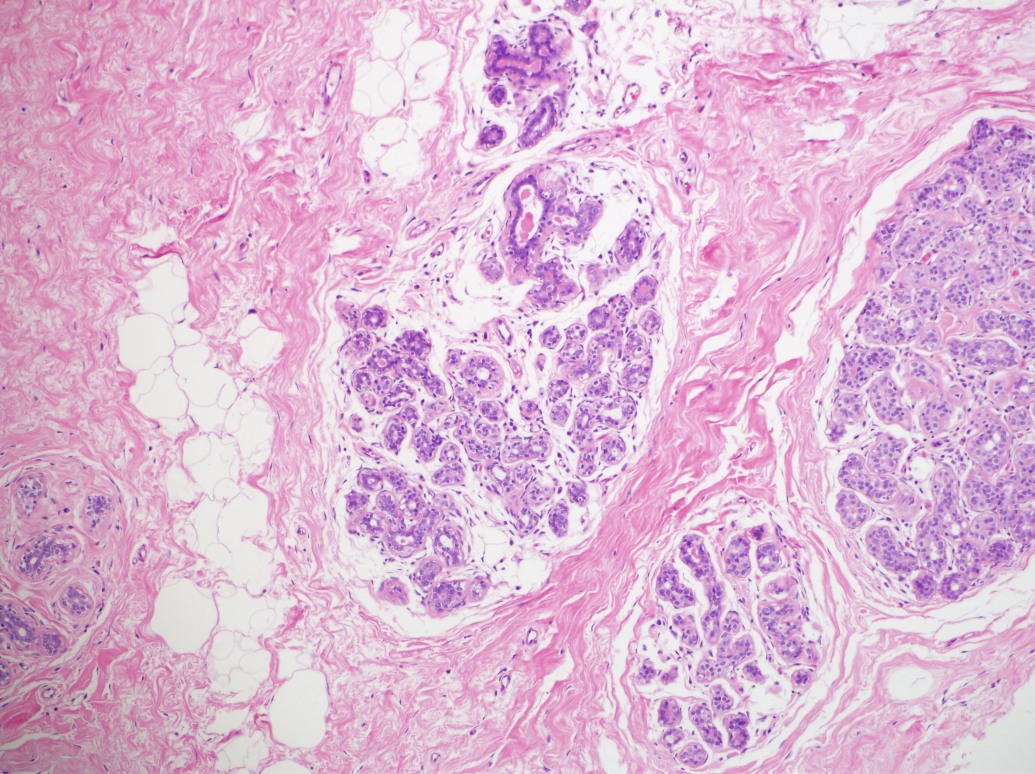
#> input picture Image_23615.jpg, 4140 x 3096 px (shown at 1/4 size)
$ python color_deconvolution.py --path Image_23615.jpg   (older library calls are emulated)
#> lines starting #> are read from the running program, lines starting #| are printed output that depends on the picture
# -*- coding: utf-8 -*-

import matplotlib.pyplot as plt
import argparse
import numpy
import math

from skimage import io, filters
from skimage.color import separate_stains, rgb2gray, rgb2grey
from skimage.exposure import rescale_intensity
from skimage.morphology import opening, disk

HE1_conv_matrix = numpy.array([[0.644211, 0.716556, 0.266844],
                               [0.092789, 0.954111, 0.283111],
                               [0.000000, 0.000000, 0.000000]])

HE2_conv_matrix = numpy.array([[0.49015734, 0.76897085, 0.41040173],
                               [0.04615336, 0.84206840, 0.53739250],
                               [0.00000000, 0.00000000, 0.00000000]])


cos = numpy.zeros((3, 3))

len = numpy.zeros(3)

q = numpy.zeros(9)


def color_deconvolution(path, conv_matrix):

    # [51 lines of commented-out code are left out]

#> called with path = 'Image_23615.jpg', conv_matrix = array of shape (3, 3)
    image = io.imread(path)
#> image is the input picture: shape (3096, 4140, 3); mean R, G, B 221.6, 184.5, 212.5

    hematoxylin = separate_stains(image, conv_matrix)[:, :, 0]
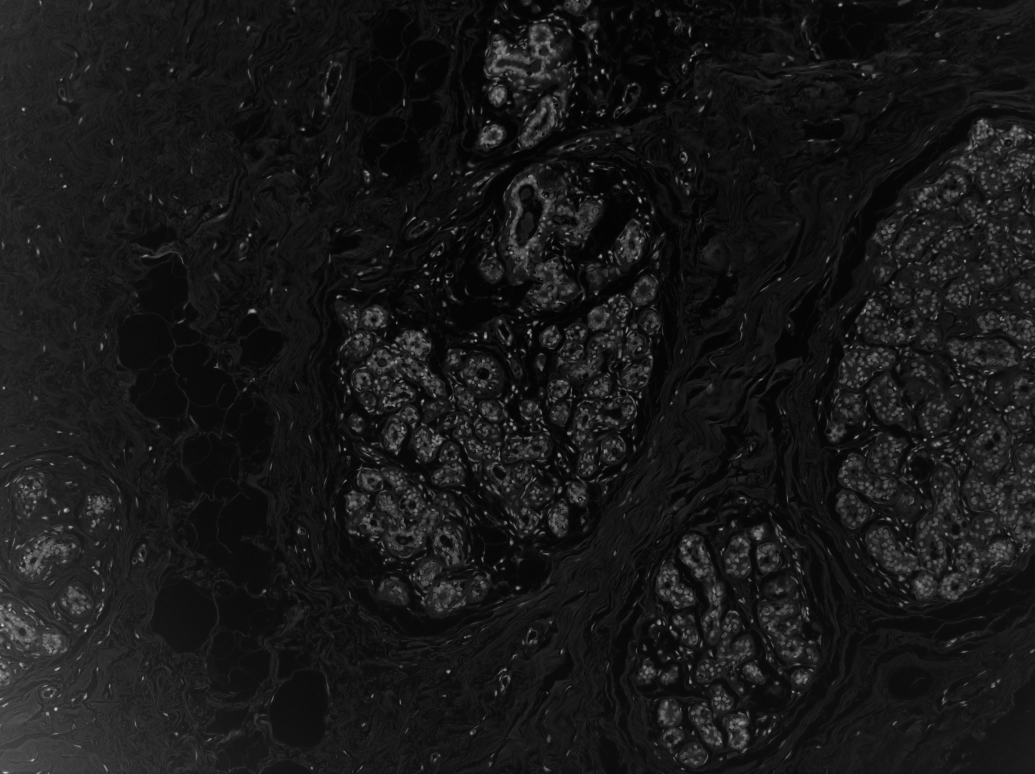
#> hematoxylin: shape (3096, 4140) float64 (shown at 1/4 size); min 0.000379, max 0.0914, mean 0.00912; drawn with min black and max white

    rescaled = rescale_intensity(hematoxylin, out_range=(0, 1))

    edges = filters.sobel(rescaled)
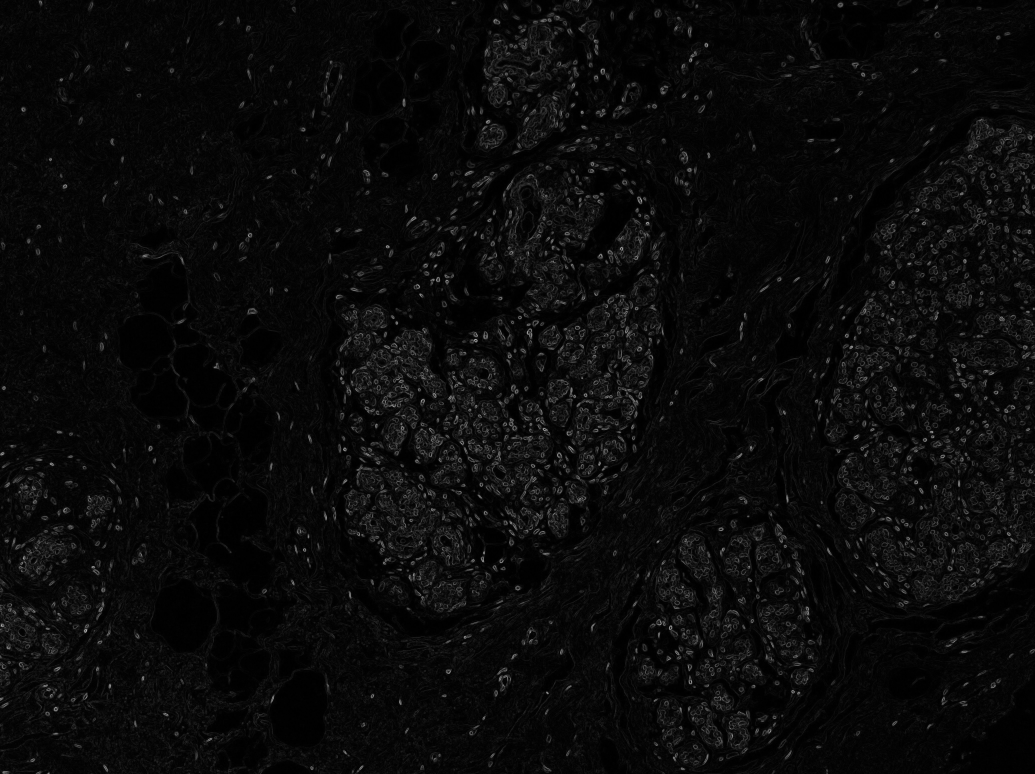
#> edges: shape (3096, 4140) float64 (shown at 1/4 size); min 0, max 0.281, mean 0.0117; drawn with min black and max white

    io.imshow(edges)

    io.show()

if __name__ == "__main__":

    argument_parser = argparse.ArgumentParser(description="")

    argument_parser.add_argument("-p", "--path", help="")

    args = argument_parser.parse_args()

    path = args.path

    color_deconvolution(path, HE1_conv_matrix)

$ run again, on Image_23618.jpg
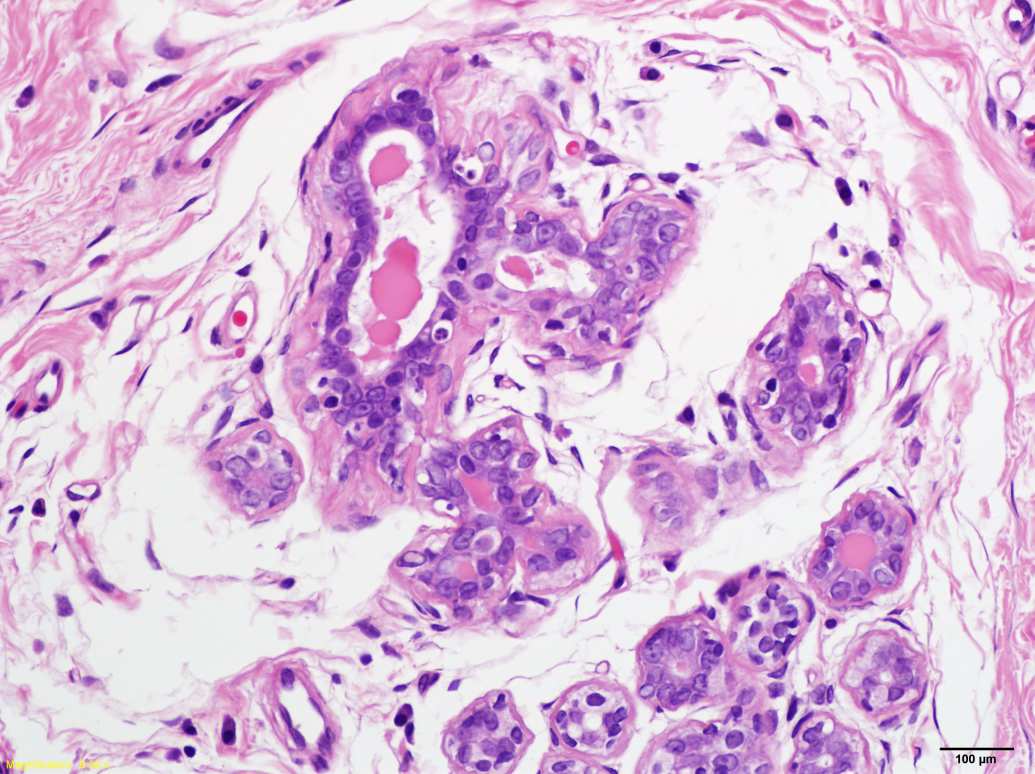
#> input picture Image_23618.jpg, 4140 x 3096 px (shown at 1/4 size)
#> in color_deconvolution, image is the input picture: shape (3096, 4140, 3); mean R, G, B 218.5, 186.3, 218.9
#> in color_deconvolution, `hematoxylin = separate_stains(image, conv_matrix)[:, :, 0]`:
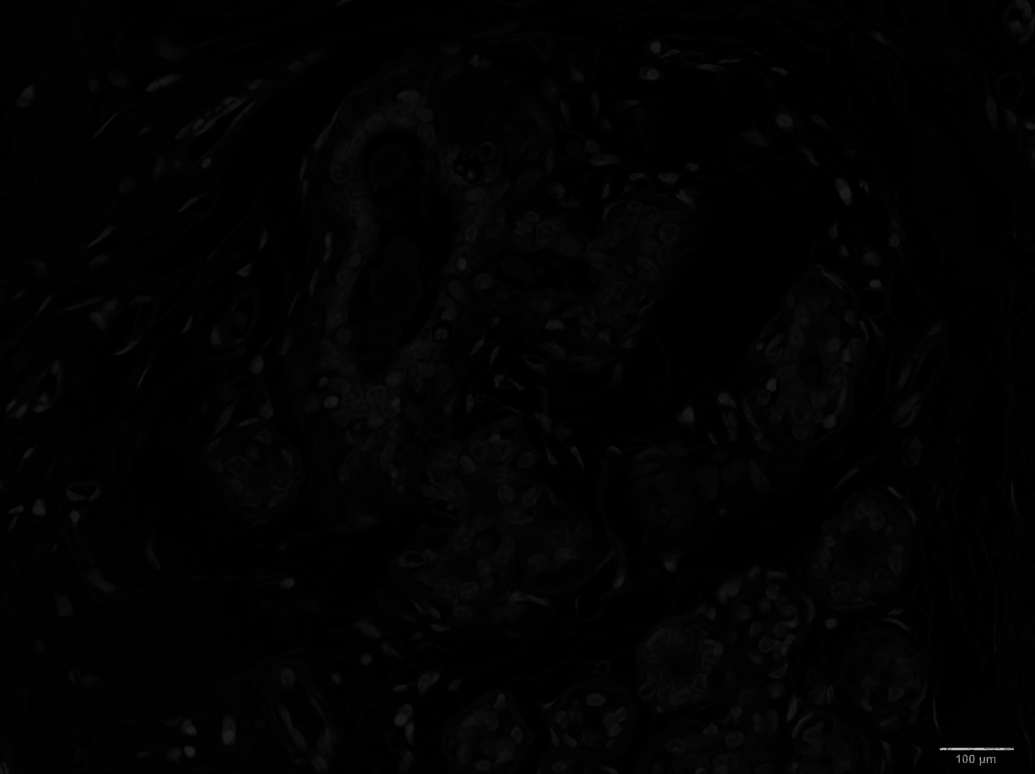
#> hematoxylin: shape (3096, 4140) float64 (shown at 1/4 size); min 0, max 0.737, mean 0.0107

$ run again, on Image_23623.jpg
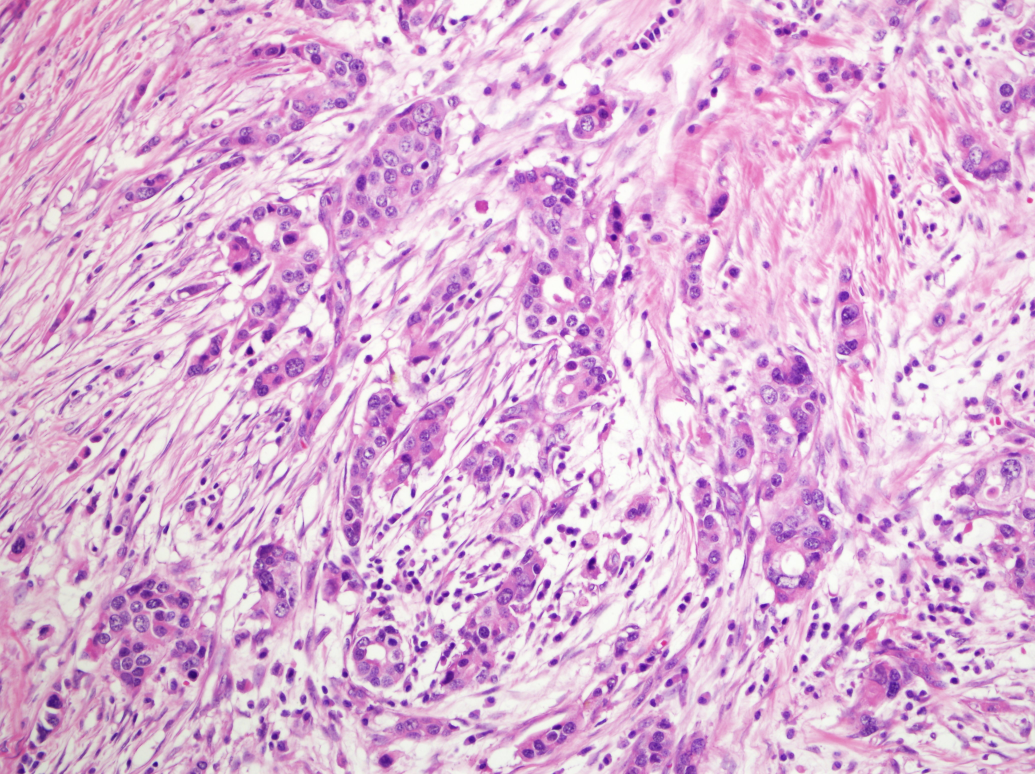
#> input picture Image_23623.jpg, 4140 x 3096 px (shown at 1/4 size)
#> in color_deconvolution, image is the input picture: shape (3096, 4140, 3); mean R, G, B 220.9, 180.2, 214.9
#> in color_deconvolution, `hematoxylin = separate_stains(image, conv_matrix)[:, :, 0]`:
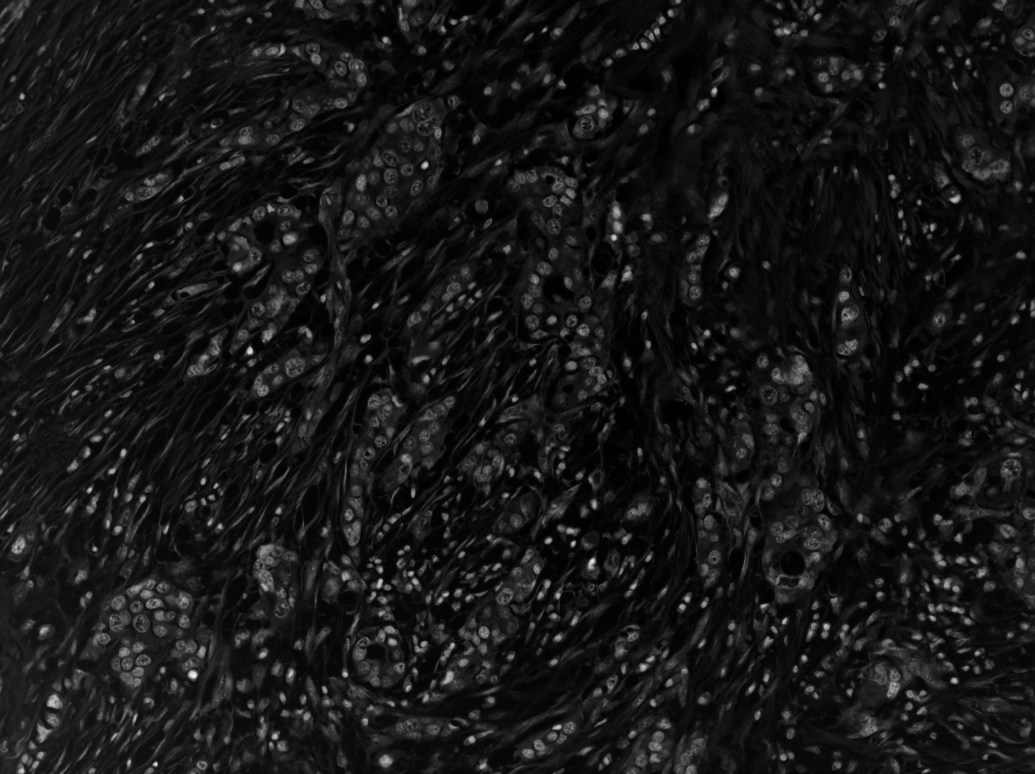
#> hematoxylin: shape (3096, 4140) float64 (shown at 1/4 size); min 2.64e-05, max 0.107, mean 0.00983; drawn with min black and max white
#> in color_deconvolution, `edges = filters.sobel(rescaled)`:
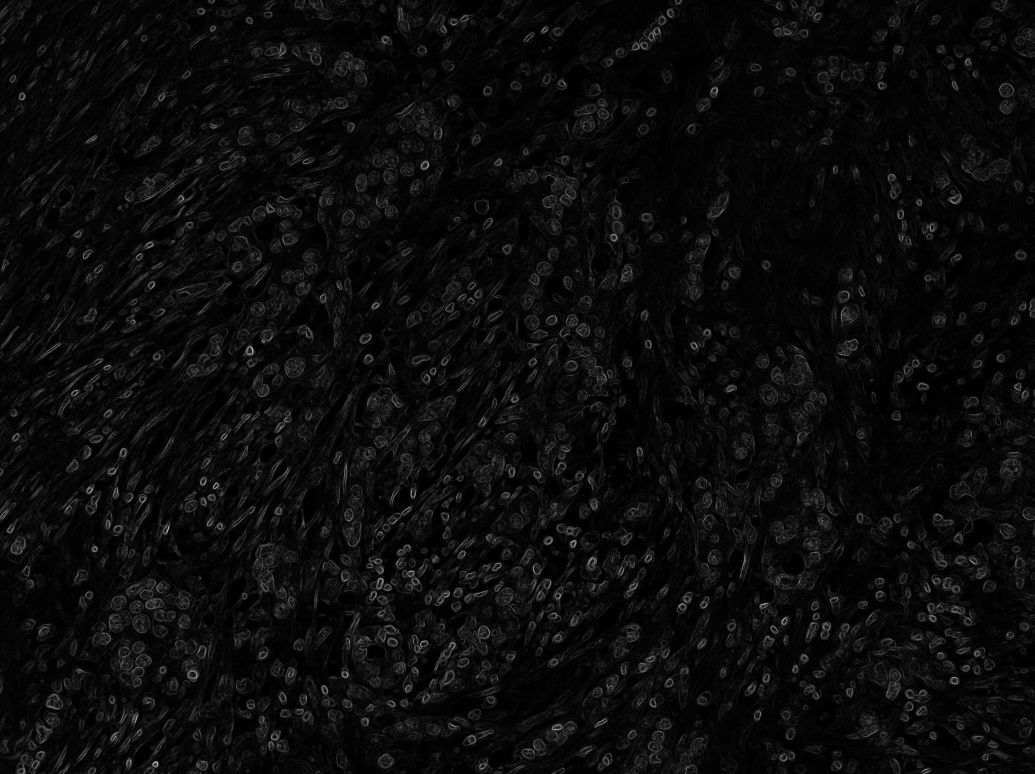
#> edges: shape (3096, 4140) float64 (shown at 1/4 size); min 0, max 0.238, mean 0.0114; drawn with min black and max white

$ run again, on Image_23624.jpg
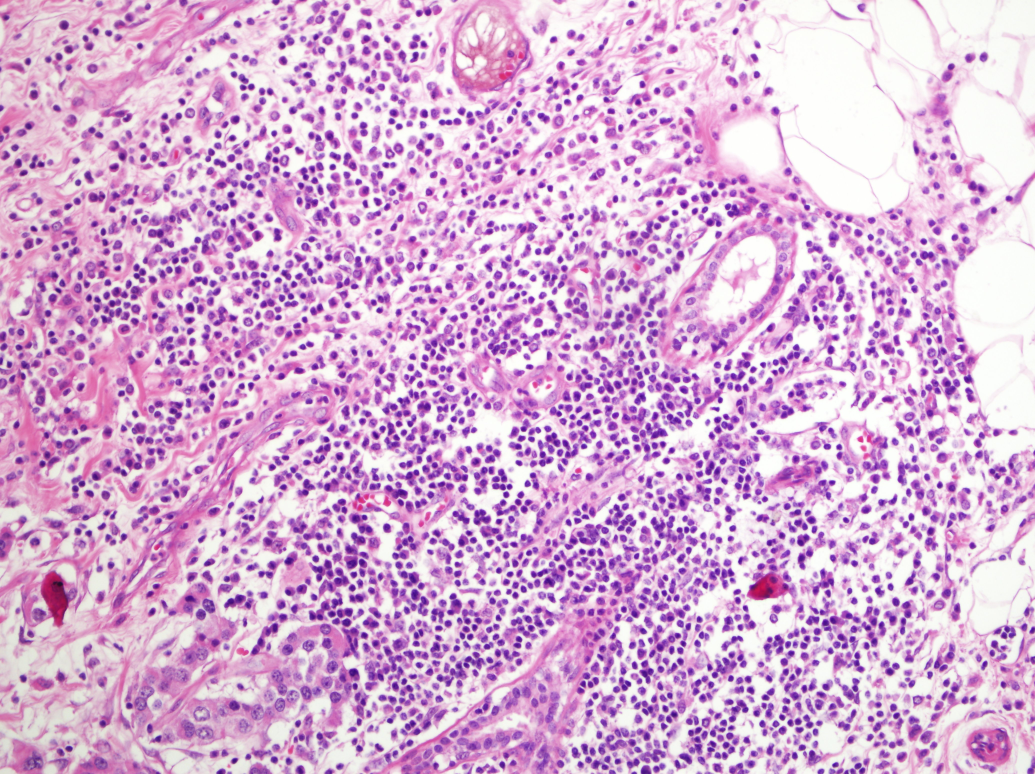
#> input picture Image_23624.jpg, 4140 x 3096 px (shown at 1/4 size)
#> in color_deconvolution, image is the input picture: shape (3096, 4140, 3); mean R, G, B 215.2, 174.7, 213.7
#> in color_deconvolution, `hematoxylin = separate_stains(image, conv_matrix)[:, :, 0]`:
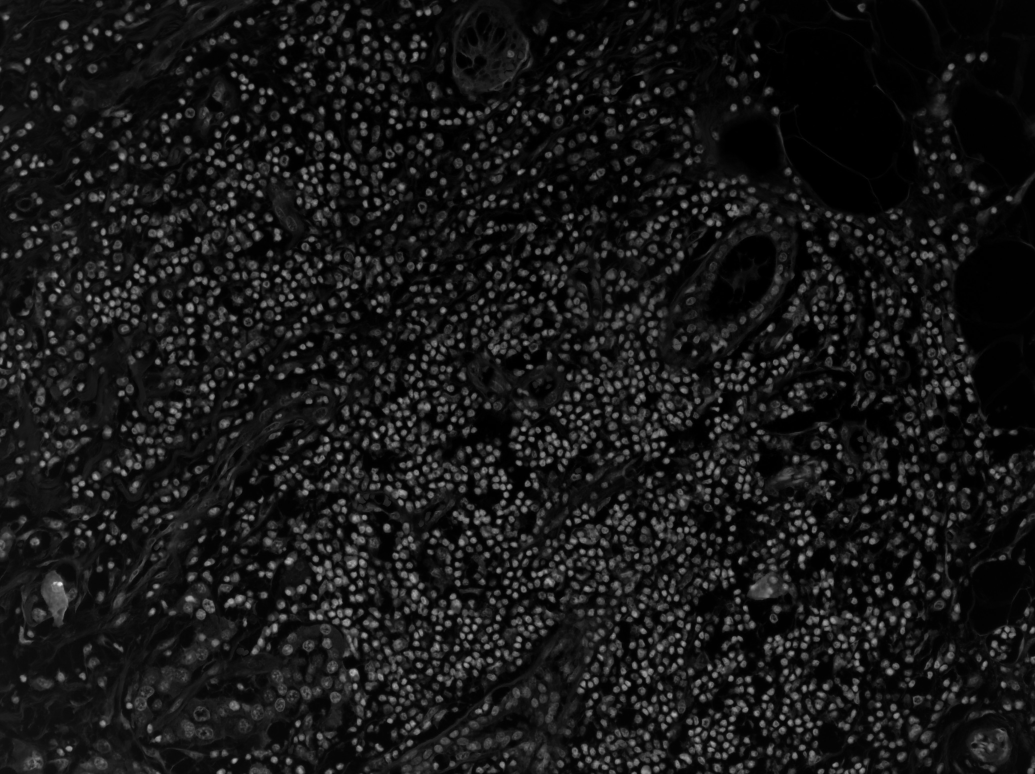
#> hematoxylin: shape (3096, 4140) float64 (shown at 1/4 size); min 0, max 0.128, mean 0.0121; drawn with min black and max white
#> in color_deconvolution, `edges = filters.sobel(rescaled)`:
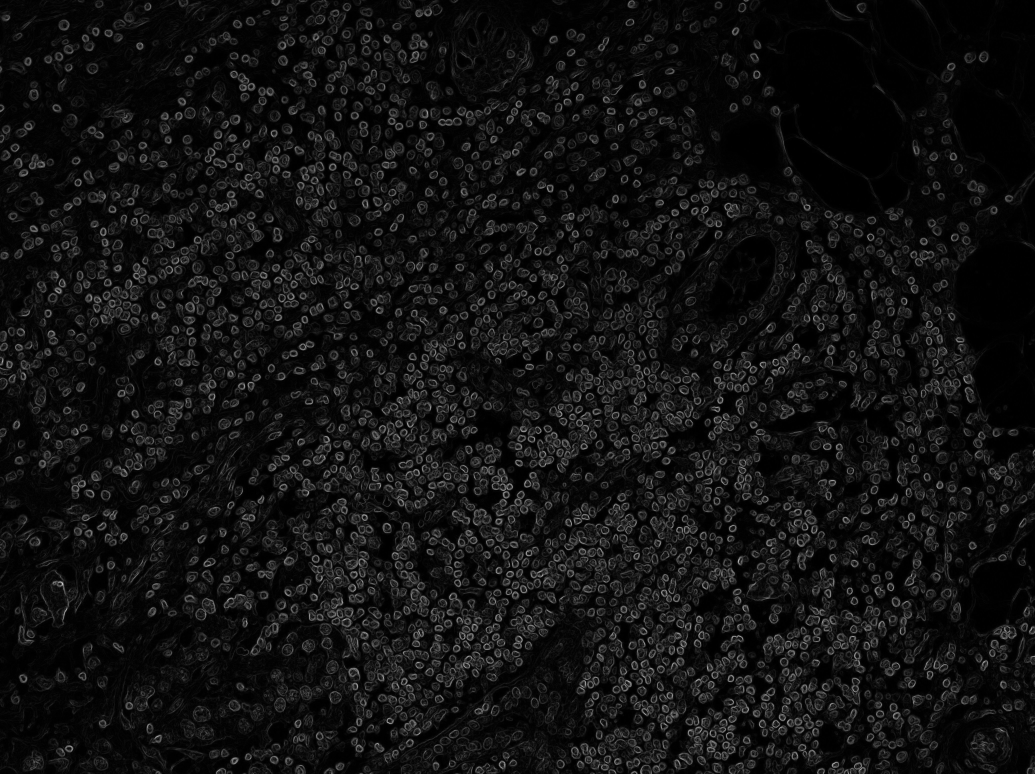
#> edges: shape (3096, 4140) float64 (shown at 1/4 size); min 0, max 0.206, mean 0.0145; drawn with min black and max white
